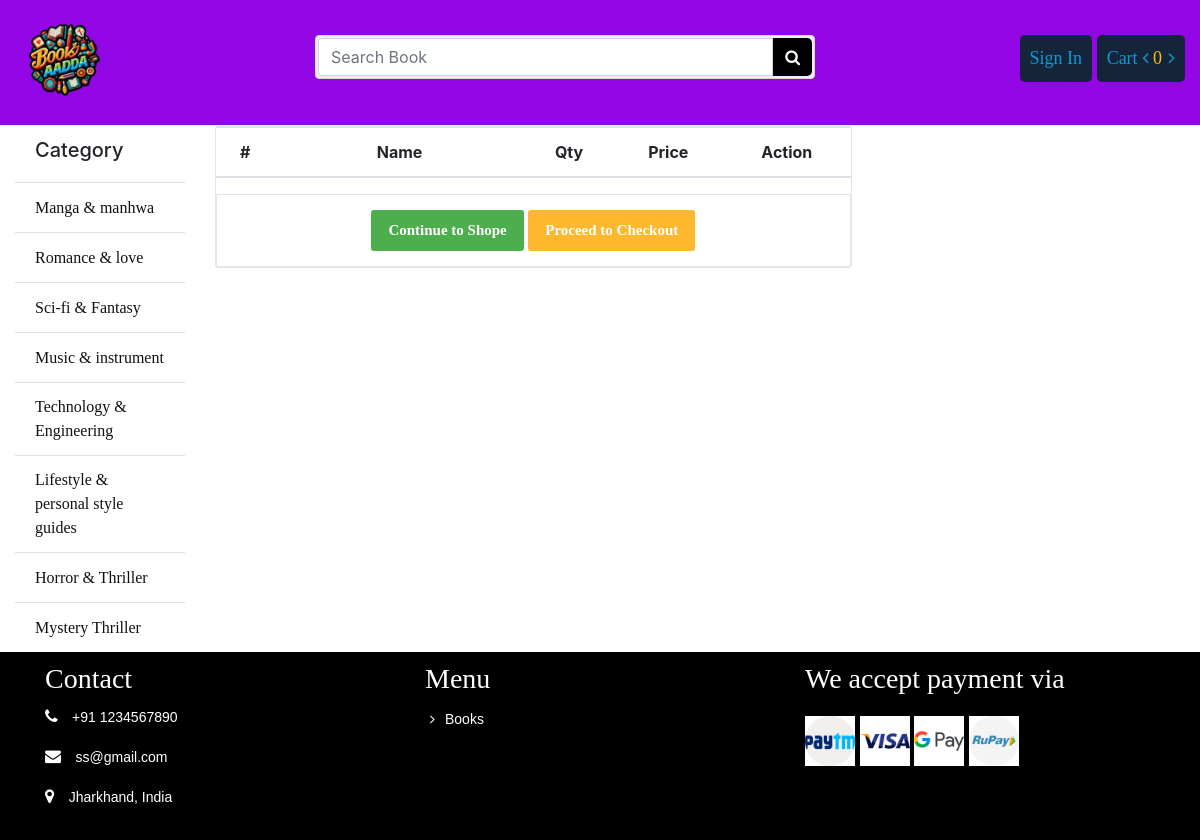
Page /cart/ on the committed database.
### store/models.py (models this page shows, shortened)
class Category(models.Model):
	name = models.CharField(max_length = 100)
	slug = models.SlugField(max_length = 150, unique=True ,db_index=True)
	icon = models.FileField(upload_to = "category/")
	create_at = models.DateTimeField(auto_now_add = True)
	updated_at = models.DateTimeField(auto_now_add = True)

### cart/views.py (the view)
# urls.py: path('', views.cart_details, name='cart_details'),
def cart_details(request):
	cart = Cart(request)
	context = {
		"cart": cart,
	}
	return render(request, 'cart/cart.html', context)

### cart/cart.py (called while the page is built)
    def __len__(self):
        return sum(item['quantity'] for item in self.cart.values())

### store/context_processors.py (called while the page is built)
def sidebar(request):
	categories = Category.objects.all()
	context = {
		"cat":categories
	}
	return context

def cart(request):
	cart = Cart(request)
	context = {
		"cart": cart
	}
	return context

### cart/templates/cart/cart.html (shortened to what this page needs)
{% extends 'store/base.html' %}
			{% block container %}
			<div class="row">
				<div class="col-sm-8">
					<div class="cart_info">
					    <table class="table table-hover">
					        <thead class="text-center">
					            <tr>
					                <th scope="col">#</th>
					                <th scope="col" style="width: 250px">Name</th>
					                <th scope="col" style="width: 250">Qty</th>
					                <th scope="col">Price</th>
					                <th scope="col">Action</th>
					            </tr>
					        </thead>
					    </table>
						<div class="continue_or_next text-center">
							<a href="{% url 'store:index' %}" class="btn _to_shope">Continue to Shope</a>
							<a href="{% url 'order:order_create' %}" class="btn _to_continue">Proceed to Checkout</a>
						</div>
					</div>
				</div>
				<div class="col-sm-4" id="abc">
				</div>
			</div>
			{% endblock %}

### store/templates/store/bin/sidebar.html
			<ul class="list-group list-group-flush">
				<li class="list-group-item"><h5>Category</h5></li>
				{% for p in cat %}
				<li class="list-group-item"><a href="{% url 'store:category' id=p.id %}">{{p.name}}</a></li>
				{% endfor %}
			</ul>

### store/static/css/style.css (style rules this page uses)
.titleheader > h3, a { font-family: "Times New Roman", Times, serif; display: inline-block; }
ul li { list-style: none; }
.list-group li a { color: #111; }
.cart_info { border: 1px solid #E6E4DF; border-radius: 3px; margin-bottom: 20px; }
.continue_or_next { border: 1px solid #E6E4DF; padding-top:15px; }
._to_shope, ._to_continue { background: #4cae4c; background-image: none; border: 0 none; border-radius: 3px; color: #FFFFFF; font-size: 15px; margin-bottom: 15px !important; display: inline-block; padding: 9px 16px; font-weight: bold; line-height: 1.428571429; text-align: center; white-space: nowrap; vertical-align: middle; cursor: pointer; background-image: none; border: 1px solid transparent; -webkit-user-select: none; -moz-user-select: none; -ms-user-select: none; -o-user-select: none; user-select: none; }
._to_continue { background: #FEB82F; }

### rows in the picture
Category: name "Manga & manhwa"
Category: name "Romance & love"
Category: name "Sci-fi & Fantasy"
Category: name "Music & instrument"
Category: name "Technology & Engineering"
Category: name "Lifestyle & personal style guides"
Category: name "Horror & Thriller"
Category: name "Mystery Thriller"

### other values in the picture
{{ cart|length }} "0"
